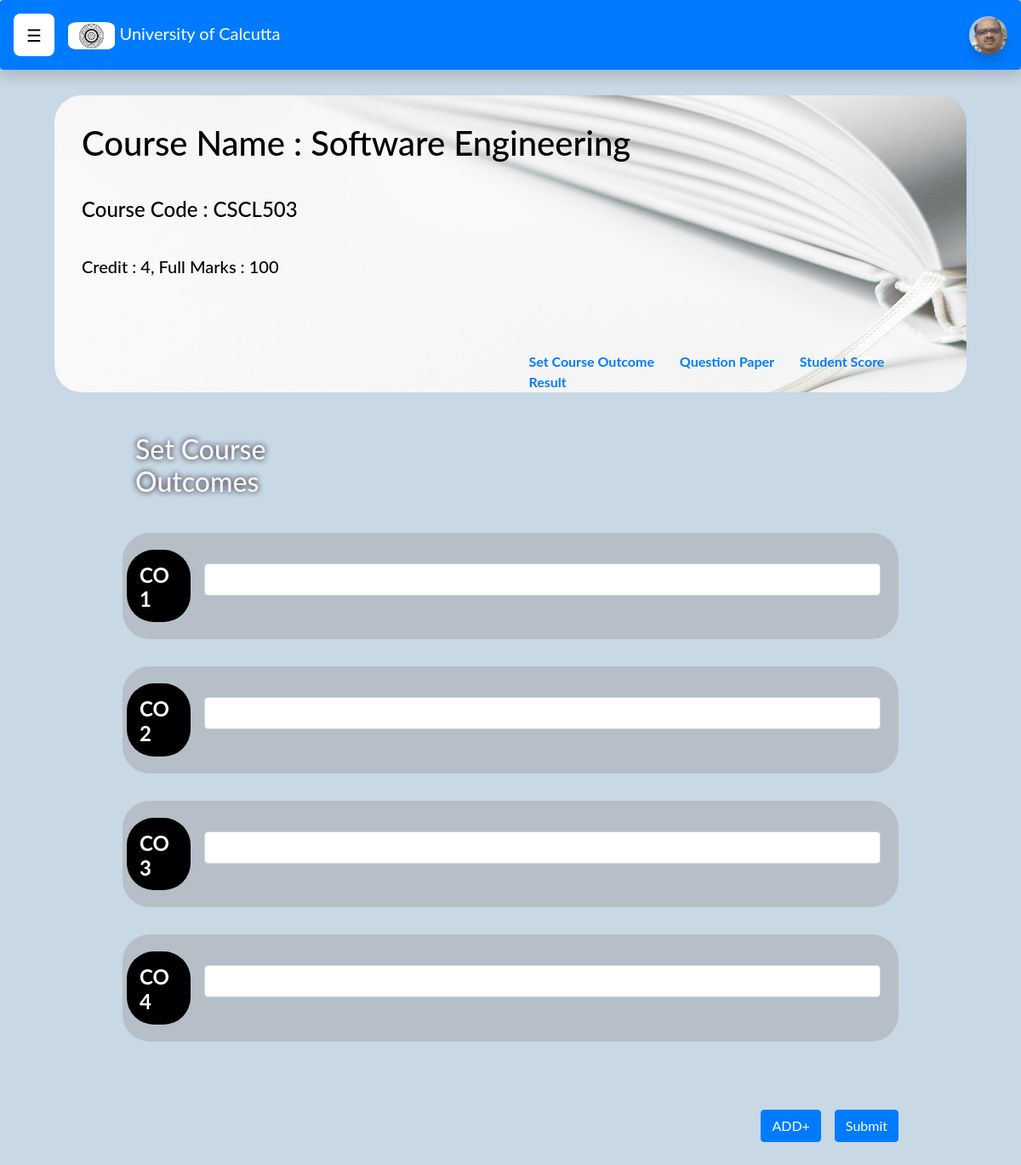
Screenshot of /9.Course_Course_outcome page/Course_Course_outcome page.php?id=CSCL503&year=0000 (signed in) with the database file from the repository.
### tables this page shows
CREATE TABLE `course` (
  `CID` text NOT NULL COMMENT 'Primary Key',
  `CourseName` text NOT NULL,
  `syllabus` longtext NOT NULL,
  `credit` int(11) NOT NULL,
  `fullmarks` int(11) NOT NULL,
  `sem` int(11) NOT NULL
);

### 9.Course_Course_outcome page/Course_Course_outcome page.php (the view, shortened to what this page needs)
<?php
 include ('../config.php');
 ?>
<!DOCTYPE html>
<html lang="en">
<head>
    <link href="https://cdn.jsdelivr.net/npm/bootstrap@5.0.2/dist/css/bootstrap.min.css" rel="stylesheet">
	<link rel="stylesheet" href="https://maxcdn.bootstrapcdn.com/bootstrap/4.5.2/css/bootstrap.min.css">
<link rel="stylesheet" href="Course_Course_outcome page.css">
</head>
<body>
  <nav class="shadow p-3 mb-5 bg-body rounded navbar fixed-top navbar-expand-lg navbar-dark bg-primary">
    <div id="main ">
      <button class="openbtn" onclick="openNav()">☰ </button>
    </div>
    <a class="navbar-brand" href="../8.Course start Page\Course start Page.php?id=<?php echo $_GET['id'];?>&year=<?php echo $_GET['year'];?>">
        <img class="UnivLogo " src="Image/univLogo.png" alt="univLogo">
           University of Calcutta</a>
  <div class="ml-auto ">
    <img class="Profile_img shadow" src="Image/FM1.jpg" alt="profile-pic">
  </div>
</nav>
<div class="headingBlock">
<?php
        $cid=$_GET['id'];
        $sql="SELECT CourseName,credit,fullmarks FROM course WHERE CID='$cid'";
        $result=$conn->query($sql);
        $row1=$result->fetch_assoc();
  ?>
<h1 class="headingBlock_h1" style="padding-bottom:0rem;">Course Name : <?php echo $row1['CourseName'];?></h1>
  <h4 class="headingBlock_h1" style="padding-bottom:0rem;">Course Code : <span class="courseCode"><?php echo $_GET['id']; ?></span></h4>
  <h5 class="headingBlock_h1" style="padding-bottom:5rem;">Credit : <?php echo $row1['credit'];?>, Full Marks : <?php echo $row1['fullmarks'];?></h5>
  <div class="anchorHeadingBlock">
  <a class="anchorHB" href="Course_Course_outcome page.php?id=<?php echo $_GET['id'];?>&year=<?php echo $_GET['year'];?>">Set Course Outcome</a>
  <a class="anchorHB" href="../10.Course_QuestionPaper\Course_Question_paper.php?id=<?php echo $_GET['id'];?>&year=<?php echo $_GET['year'];?>">Question Paper</a>
  <a class="anchorHB" href="../11.1.Course_Student_score_page\Course_Student_score_page.php?id=<?php echo $_GET['id'];?>&year=<?php echo $_GET['year'];?>">Student Score</a>
  <a class="anchorHB" href="#3">Result</a>
</div>
</div>
 <div class="row container-fluid">
  <div class="col-md-5 sub " >
    <h2 class="heading3" >Set Course Outcomes</h2>
  </div>
</div>
<form action="courseOutcome.php?id=<?php echo $_GET['id'];?>&email=<?php echo $_SESSION['email'];?>&year=<?php echo $_GET['year'];?>" method="POST" >
<div class="profile" id="frm">
    <div class="card" >
      <div class="card-body">
           <div class="row">
          <div class="col-md-1 col1">
              <h4 class="card-title ">CO1</h4>
          </div>
          <div class="col-md-11 textarea">
             <input type="text" class="form-control" name="COtext1" required="required">
          </div>
        </div>
      </div>
    </div>
    <div class="card" >
      <div class="card-body">
           <div class="row">
          <div class="col-md-1 col1">
              <h4 class="card-title ">CO2</h4>
          </div>
          <div class="col-md-11 textarea">
             <input type="text" class="form-control" name="COtext2" required="required">
          </div>
        </div>
      </div>
    </div>
    <div class="card" >
      <div class="card-body">
           <div class="row">
          <div class="col-md-1 col1">
              <h4 class="card-title ">CO3</h4>
          </div>
          <div class="col-md-11 textarea">
             <input type="text" class="form-control" name="COtext3" required="required">
          </div>
        </div>
      </div>
    </div>
    <div class="card" >
      <div class="card-body">
           <div class="row">
          <div class="col-md-1 col1">
              <h4 class="card-title ">CO4</h4>
          </div>
          <div class="col-md-11 textarea">
             <input type="text" class="form-control" name="COtext4" required="required">
          </div>
        </div>
      </div>
    </div>
</div>
  <div class="d-grid gap-2 d-md-flex justify-content-md-end" style="padding: 3rem 9rem;">
    <button class="btn btn-primary me-md-2" type="button" onclick="addco()">ADD+</button>
    <button class="btn btn-primary" type="submit">Submit</button>
  </div>
</form>
</body>
</html>

### 9.Course_Course_outcome page/Course_Course_outcome page.css (style rules this page uses)
body { font-family: "Lato", sans-serif; background-color: #c8d8e4; }
.Profile_img { width :45px; height:45px; border-radius: 2rem; }
.UnivLogo { height: 2rem ; margin-left: 1rem; border-radius: 20%; }
.openbtn { font-size: 20px; cursor: pointer; background-color: white; color: black; padding: 10px 15px; border: none; border-radius: 0.5rem; }
.headingBlock { margin: 7rem 4rem 1rem; border-radius: 2rem; background-image: url("Image/background.jpg"); }
.headingBlock_h1 { padding: 2rem 2rem 12rem; color: black; }
a.anchorHB { margin-right: 5%; text-decoration: none; font-weight: bolder; }
.anchorHeadingBlock { margin-left: 52%; }
.heading3 { padding: 2rem 5rem 0.5rem; text-shadow: 0 0 7px rgb(14, 9, 26); color:rgb(253, 246, 246); }
.sub { margin-left:4rem; }
.profile { margin : 2% 12% 1%; }
.col1 { padding-top:1rem; background-color: black; border-radius: 2rem; }
.textarea { padding:1rem; }
.card { border-radius: 2rem; background-color: rgba(166, 168, 172,0.5); border:none; color:white; margin-bottom:2rem; }
.card-title { font-weight: bolder; }

### rows the page displays
course: CourseName "Software Engineering", credit "4", fullmarks "100"

### other values shown
$_GET['id'] "CSCL503"
